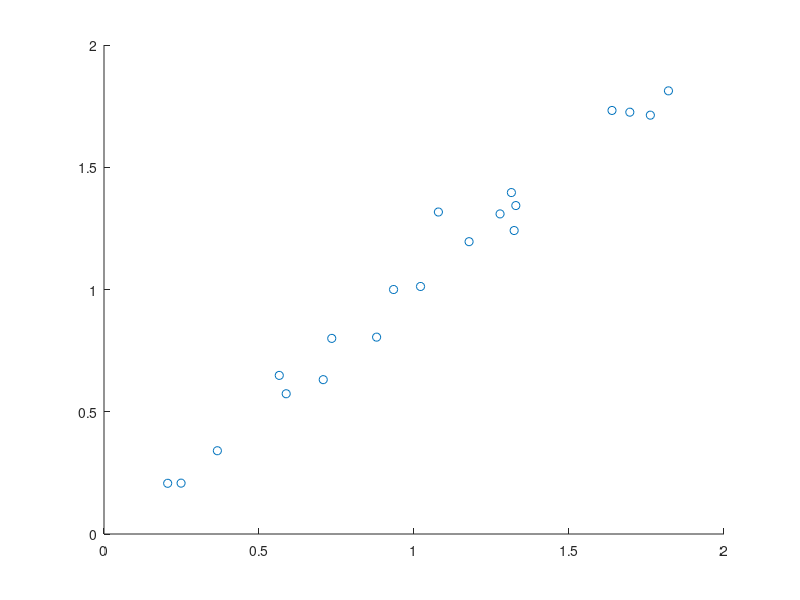

Source code (MATLAB):
% Generate synthetic data for d (diffusivity) and t (diffusion time)
rng(0); % Set random seed for reproducibility
n_samples = 100; % Number of data points

% Generate random values for d and t
d = 0.5 + 2 * rand(n_samples, 1); % Diffusivity values between 0.5 and 2
t = 0.1 + 1 * rand(n_samples, 1); % Diffusion time values between 0.1 and 1

% Generate synthetic data using the linear isotropic diffusion equation
% Y = d * t + noise
noise = 0.1 * randn(n_samples, 1); % Gaussian noise
Y = d .* t + noise;

% Split the dataset into training and testing sets (e.g., 80% train, 20% test)
split_ratio = 0.8;
split_idx = round(n_samples * split_ratio);

train_d = d(1:split_idx);
train_t = t(1:split_idx);
train_Y = Y(1:split_idx);

test_d = d(split_idx+1:end);
test_t = t(split_idx+1:end);
test_Y = Y(split_idx+1:end);
% Perform curve fitting on the training data (d and t as predictors, Y as response)
% Here, we assume a linear relationship: Y = a * d * t + b
X_train = [train_d .* train_t, ones(size(train_d))];
coeff = X_train \ train_Y; % Linear regression coefficients

% Predictions on the test dataset
X_test = [test_d .* test_t, ones(size(test_d))];
predicted_Y = X_test * coeff;

% Evaluate the model (e.g., calculate RMSE)
rmse = sqrt(mean((test_Y - predicted_Y).^2));
fprintf('Root Mean Squared Error (RMSE): %.4f\n', rmse);

% Plot the observed vs. predicted values
figure;
scatter(test_Y, predicted_Y);
